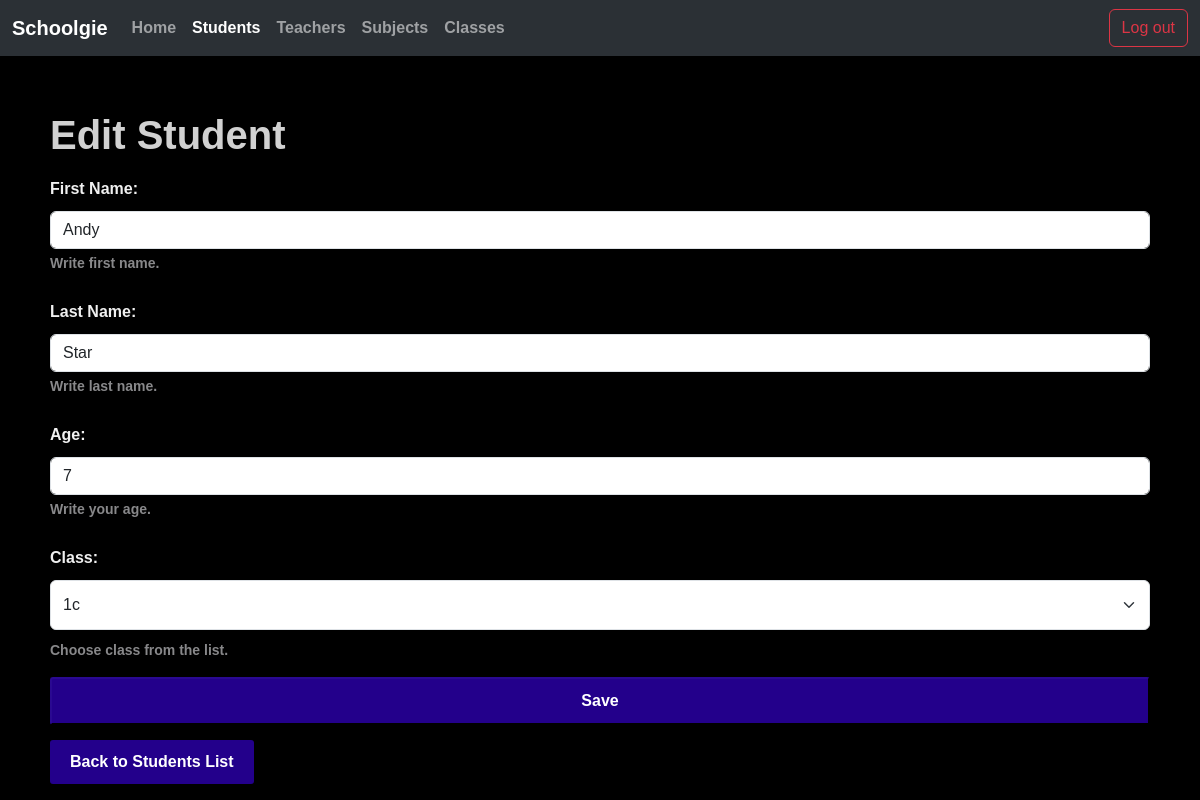
The app's page /edit_student/1/ (signed in) with its own data.
### albums/models.py (models this page shows, shortened)
class Student(models.Model):
    first_name = models.CharField(max_length=30)
    last_name = models.CharField(max_length=30)
    age = models.IntegerField(null=True)
    grade = models.ForeignKey(Class, on_delete=models.SET_NULL, related_name='students', null=True)
    class Meta:
        constraints = [
            models.CheckConstraint(check=models.Q(age__gte=0) & models.Q(age__lte=18), name='age_between_zero_and_eighteen'),
            models.CheckConstraint(check=models.Q(first_name__regex='^[A-Z]'), name='first_name_student_starts_uppercase'),
            models.CheckConstraint(check=models.Q(last_name__regex='^[A-Z]'), name='last_name_student_starts_uppercase'),
            models.CheckConstraint(check=models.Q(first_name__regex='^[\D]*$'), name='first_name_student_has_no_digits'),
            models.CheckConstraint(check=models.Q(last_name__regex='^[\D]*$'), name='last_name_student_has_no_digits'),
            models.UniqueConstraint(fields=['first_name', 'last_name'], name='unique_first_name_student'),
        ]

class Class(models.Model):
    grade = models.CharField(max_length=10)
    year = models.IntegerField(null=True)
    class Meta:
        constraints = [
            models.CheckConstraint(check=models.Q(year__regex='^\d+$'), name='year_has_only_digits'),
            models.UniqueConstraint(fields=['grade'], name='unique_grade'),
        ]
    def __str__(self):
        return f"{self.grade}"

### albums/views.py (the view, shortened to what this page needs)
# urls.py: path('edit_student/<int:student_id>/', StudentManageFormView.as_view(), name='edit_student'), #new class
class StudentManageFormView(LoginRequiredMixin, FormView):
    form_class = StudentForm
    success_url = "/students_main/"
    def dispatch(self, request, *args, **kwargs):
        self.student_id = kwargs.get('student_id')
        self.student = None
        if self.student_id:
            self.student = Student.objects.get(id=self.student_id)
        return super().dispatch(request, *args, **kwargs)
    def get_template_names(self):
        if self.student:
            return ["edit_student.html"]
        return ["add_student.html"]
    def get_initial(self):
        if self.student:
            return {
                'first_name': self.student.first_name,
                'last_name': self.student.last_name,
                'age': self.student.age,
                'grade': self.student.grade,
            }
        return super().get_initial()

### albums/forms.py
class StudentForm(forms.Form):
    first_name = forms.CharField(
        label="First Name",
        max_length=100,
        required=True,
        widget=forms.TextInput(attrs={
            'class': 'form-control',
            'placeholder': 'George',
            'autofocus': 'autofocus',
        }),
        help_text="Write first name."
    )
    last_name = forms.CharField(
        label="Last Name",
        max_length=100,
        required=True,
        widget=forms.TextInput(attrs={
            'class': 'form-control',
            'placeholder': 'Welly'
        }),
        help_text="Write last name."
    )
    age = forms.IntegerField(
        label="Age",
        required=True,
        widget=forms.NumberInput(attrs={
            'class': 'form-control',
            'placeholder': 'For example: 13, 15, 11'
        }),
        help_text="Write your age."
    )
    grade = forms.ModelChoiceField(
        queryset=Class.objects.all(),
        label="Class",
        empty_label="Choose class",
        widget=forms.Select(attrs={
            'class': 'form-select'
        }),
        help_text="Choose class from the list."
    )

### albums/templates/edit_student.html (shortened to what this page needs)
<!DOCTYPE html>
<html>
<head>
    {% load static %}
    <link href="https://cdn.jsdelivr.net/npm/bootstrap@5.3.4/dist/css/bootstrap.min.css" rel="stylesheet">
    <link rel="stylesheet" type="text/css" href="{% static 'albums/styles.css' %}">
</head>
<body>
    <nav class="navbar navbar-expand-lg bg-body-tertiary" data-bs-theme="dark">
        <div class="container-fluid">
          <a class="navbar-brand" href="{% url 'home' %}">Schoolgie</a>
          <div class="collapse navbar-collapse" id="navbarNav">
            <ul class="navbar-nav me-auto mb-2 mb-lg-0">
              <li class="nav-item">
                <a class="nav-link" href="{% url 'home' %}">Home</a>
              </li>
              <li class="nav-item">
                <a class="nav-link active" aria-current="page" href="{% url 'students_main' %}">Students</a>
              </li>
              <li class="nav-item">
                <a class="nav-link" href="{% url 'teachers_main' %}">Teachers</a>
              </li>
              <li class="nav-item">
                <a class="nav-link" href="{% url 'subjects_main' %}">Subjects</a>
              </li>
              <li class="nav-item">
                <a class="nav-link" href="{% url 'classes_main' %}">Classes</a>
              </li>
            </ul>
            <div class="d-flex">
              {% if user.is_authenticated %}
                  <a href="{% url 'logout' %}" class="btn btn-outline-danger ms-2">Log out</a>
              {% else %}
                  <a href="{% url 'login' %}" class="btn btn-outline-primary ms-2">Log in</a>
                  <a href="{% url 'register' %}" class="btn btn-outline-success ms-2">Register</a>
              {% endif %}
            </div>
          </div>
        </div>
    </nav>
    <divr class="vertical">
    <h1>Edit Student</h1>
    <form method="POST" novalidate>
        <div class="mb-3">
          <div class="change_color_label">{{ form.first_name.label_tag }}</div>
          {{ form.first_name }}
          <div class="form-text change_color_help_text">{{ form.first_name.help_text }}</div>
      </div>
      <div class="mb-3">
          <div class="change_color_label">{{ form.last_name.label_tag }}</div>
          {{ form.last_name }}
          <div class="form-text change_color_help_text">{{ form.last_name.help_text }}</div>
      </div>
      <div class="mb-3">
          <div class="change_color_label">{{ form.age.label_tag }}</div>
          {{ form.age }}
          <div class="form-text change_color_help_text">{{ form.age.help_text }}</div>
      </div>
      <div class="mb-3">
          <div class="change_color_label">{{ form.grade.label_tag }}</div>
          {{ form.grade }}
          <div class="form-text change_color_help_text">{{ form.grade.help_text }}</div>
      </div>
        <button type="submit" class="button_new">Save  </button>
        <a href="{% url 'edit_list_student' %}" class="button">Back to Students List</a>
    </form>
</body>
</html>

### albums/static/albums/styles.css (style rules this page uses)
body { background-color: #000000; font-family: 'Hanken Grotesk', sans-serif; font-weight: 700; }
.change_color_help_text { color: #88888a; }
.change_color_label label { color: #f0f0f0; }
h1 { font-family: 'Hanken Grotesk', sans-serif; font-weight: 900; color: #d1d1d1; margin-top: 55px; }
.vertical { display: flex; flex-direction: column; margin-left: 50px; margin-right: 50px; }
.button { display: inline-block; padding: 10px 20px; background-color: #23008b; color: white; text-align: center; text-decoration: none; border-radius: 3px; font-size: 16px; transition: background-color 0.3s ease; margin-bottom: 15px; }
.button_new { display: inline-block; padding: 10px 20px; background-color: #23008b; color: white; text-align: center; text-decoration: none; border-radius: 3px; font-size: 16px; transition: background-color 0.3s ease; margin-bottom: 15px; font-family: 'Hanken Grotesk', sans-serif; font-weight: 700; border-color: #12043d; width: 100%; }
a { color: #b8b7c0; }
input { color: #000000; background-color: #c1c0ca; font-size: 16px; padding: 10px; font-family: 'Montserrat', sans-serif; margin-top: 10px; }
label { margin-top: 10px; color: #b8b7c0; }
select { height: 50px; margin-bottom: 10px; margin-top: 10px; font-family: 'Montserrat', sans-serif; padding-left: 10px; font-size: 16px; background-color: #c1c0ca; }

### records on screen
Student: first_name "Andy", last_name "Star"
Class: grade "1c"
